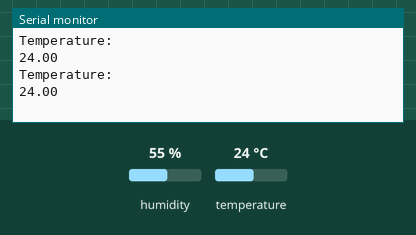
The sketch below on a simulated Arduino Uno, built with avr-gcc and run on an emulated ATmega328P. Shown: the last lines printed to the serial monitor. Inputs (shaded band) come from the test bench; at power-on: temperature 24 °C, humidity 55 %.

Above: at 3.8 s.
3.9 s: temperature set to 12 °C
At 6.4 s:
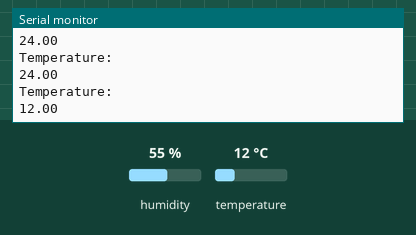
7.8 s: temperature set to 19 °C
At 9.6 s:
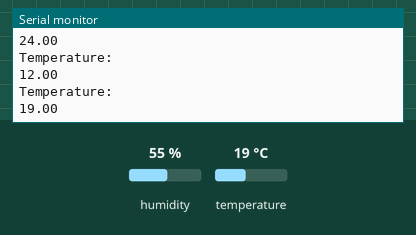
Timing chart, 0 to 11.1 s (numbered marks = the images above; inputs shaded):
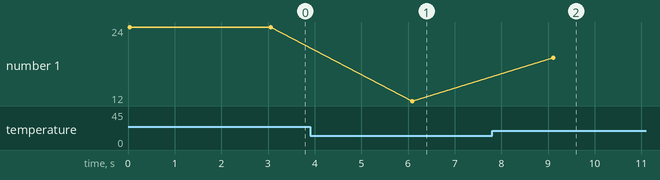

Measured:
- after the input at 3.9 s, the serial monitor: prints a new line after 2.2 s (image 1)
- after the input at 7.8 s, the serial monitor: prints a new line after 1.3 s (image 2)
- plotted number 1: 24 → 12 after the input at 3.9 s, 12 → 19 after the input at 7.8 s

The sketch:

DHT11.ino
```cpp
#include <DHT.h>

#define DHTPIN 7
#define DHTTYPE DHT11
DHT dht(DHTPIN, DHTTYPE);

void setup() {
  Serial.begin(9600);
  dht.begin();
}

void loop() {
  float t = dht.readTemperature();
  Serial.println("Temperature: ");
  Serial.println(t);
  delay(3000);
}
```
